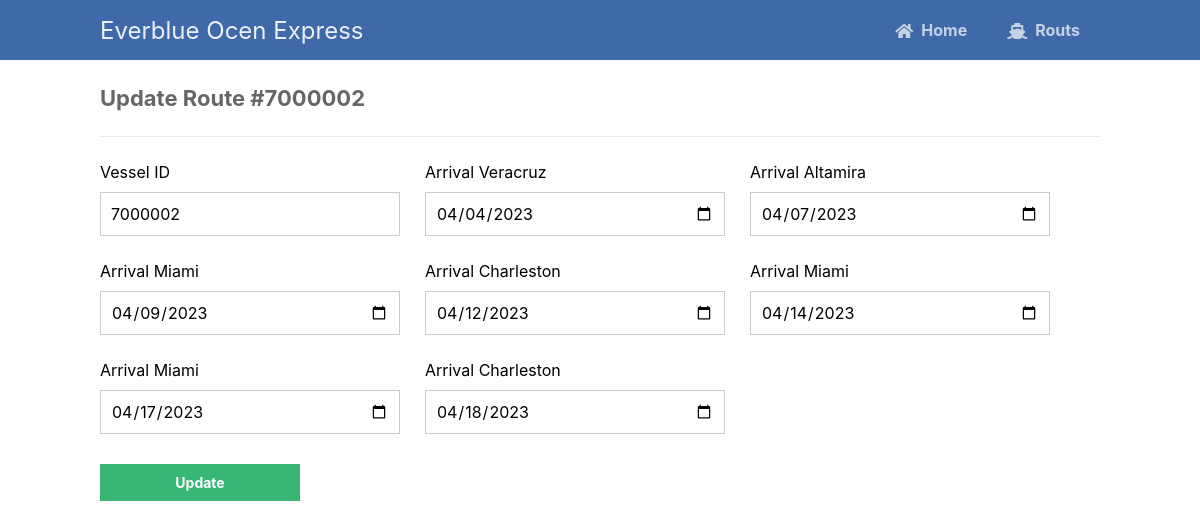
The page /updateroutes.php?id=7000002 on the database its author committed.
### tables this page shows
CREATE TABLE `vessel` (
  `IMO_No` int(11) NOT NULL,
  `Speed` int(11) NOT NULL,
  `Deadweight_Tonnage` int(11) NOT NULL,
  `Gross_Tonnage` int(11) NOT NULL,
  `Date_Built` date NOT NULL,
  `Breadth` float NOT NULL,
  `A_Veracruz` date NOT NULL,
  `A_Altamira` date NOT NULL,
  `A_Miami` date NOT NULL,
  `A_Charleston` date NOT NULL,
  `A_Antwerp` date NOT NULL,
  `A_LeHavre` date NOT NULL,
  `A_Houston` date NOT NULL,
  `D_Veracruz` date NOT NULL,
  `D_Altamira` date NOT NULL,
  `D_Miami` date NOT NULL,
  `D_Charleston` date NOT NULL,
  `D_Antwerp` date NOT NULL,
  `D_LeHavre` date NOT NULL,
  `D_Houston` date NOT NULL,
  `Type_No` varchar(11) DEFAULT NULL
);

### updateroutes.php (the view, shortened to what this page needs)
<?php
include 'functions.php';
$pdo = pdo_connect_mysql();
if (isset($_GET['id'])) {
    $stmt = $pdo->prepare('SELECT * FROM vessel WHERE IMO_No = ?');
    $stmt->execute([$_GET['id']]);
    $contact = $stmt->fetch(PDO::FETCH_ASSOC);
} else {
    exit('No IMO_No specified!');
}
?>
<?=template_header('Read')?>
<div class="content update">
	<h2>Update Route #<?=$contact['IMO_No']?></h2>
    <form action="updateroutes.php?id=<?=$contact['IMO_No']?>" method="post">
        <label for="IMO_No">Vessel ID</label>
        <label for="A_Veracruz">Arrival Veracruz</label>
        <label for="A_Altamira">Arrival Altamira </label>
        <input type="text" name="IMO_No" value="<?=$contact['IMO_No']?>" id="IMO_No">
        <input type="date" name="A_Veracruz" value="<?=$contact['A_Veracruz']?>" id="A_Veracruz">
        <input type="date" name="A_Altamira" value="<?=$contact['A_Altamira']?>" id="A_Altamira">
        <label for="A_Miami">Arrival Miami </label>
        <label for="A_Charleston">Arrival Charleston </label>
        <label for="A_Miami">Arrival Miami </label>
        <input type="date" name="A_Miami" value="<?=$contact['A_Miami']?>" id="A_Miami">
        <input type="date" name="A_Charleston" value="<?=$contact['A_Charleston']?>" id="A_Charleston">
        <input type="date" name="A_Antwerp" value="<?=$contact['A_Antwerp']?>" id="A_Antwerp">
        <label for="A_LeHavre">Arrival Miami </label>
        <label for="A_Houston">Arrival Charleston </label>
        <label for="A_Houston"> </label>
        <input type="date" name="A_LeHavre" value="<?=$contact['A_LeHavre']?>" id="A_LeHavre">
        <input type="date" name="A_Houston" value="<?=$contact['A_Houston']?>" id="A_Houston">
        <label for="A_Houston"> </label>
        <input type="submit" value="Update">
    </form>
</div>
<?=template_footer()?>

### style.css (style rules this page uses)
* { box-sizing: border-box; font-family: -apple-system, BlinkMacSystemFont, "segoe ui", roboto, oxygen, ubuntu, cantarell, "fira sans", "droid sans", "helvetica neue", Arial, sans-serif; font-size: 16px; -webkit-font-smoothing: antialiased; -moz-osx-font-smoothing: grayscale; }
body { background-color: #FFFFFF; margin: 0; }
.content { width: 1000px; margin: 0 auto; }
.content h2 { margin: 0; padding: 25px 0; font-size: 22px; border-bottom: 1px solid #ebebeb; color: #666666; }
.update form { padding: 15px 0; display: flex; flex-flow: wrap; }
.update form label { display: inline-flex; width: 300px; padding: 10px 0; margin-right: 25px; }
.update form input { padding: 10px; width: 300px; margin-right: 25px; margin-bottom: 15px; border: 1px solid #cccccc; }
.update form input[type="submit"] { display: block; background-color: #38b673; border: 0; font-weight: bold; font-size: 14px; color: #FFFFFF; cursor: pointer; width: 200px; margin-top: 15px; }

### rows shown on the page
vessel: IMO_No "7000002", A_Veracruz "04/04/2023", A_Altamira "04/07/2023", A_Miami "04/09/2023", A_Charleston "04/12/2023", A_Antwerp "04/14/2023", A_LeHavre "04/17/2023", A_Houston "04/18/2023"
